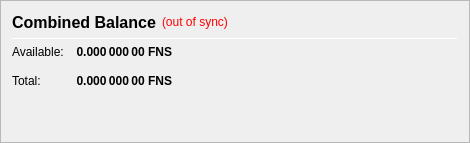
                   <widget class="QFrame" name="frame_CombinedBalances">
                    <property name="minimumSize">
                     <size>
                      <width>470</width>
                      <height>0</height>
                     </size>
                    </property>
                    <property name="frameShape">
                     <enum>QFrame::StyledPanel</enum>
                    </property>
                    <property name="frameShadow">
                     <enum>QFrame::Raised</enum>
                    </property>
                    <layout class="QVBoxLayout" name="verticalLayout_5">
                     <item>
                      <layout class="QHBoxLayout" name="horizontalLayout_5" stretch="0,0,0">
                       <item>
                        <widget class="QLabel" name="label_5z">
                         <property name="minimumSize">
                          <size>
                           <width>0</width>
                           <height>20</height>
                          </size>
                         </property>
                         <property name="font">
                          <font>
                           <pointsize>12</pointsize>
                           <weight>75</weight>
                           <bold>true</bold>
                          </font>
                         </property>
                         <property name="toolTip">
                          <string>Combined Balance (including unconfirmed and immature coins)</string>
                         </property>
                         <property name="text">
                          <string>Combined Balance</string>
                         </property>
                        </widget>
                       </item>
                       <item>
                        <widget class="QLabel" name="labelWalletStatus">
                         <property name="cursor">
                          <cursorShape>WhatsThisCursor</cursorShape>
                         </property>
                         <property name="toolTip">
                          <string>The displayed information may be out of date. Your wallet automatically synchronizes with the FASTNODE network after a connection is established, but this process has not completed yet.</string>
                         </property>
                         <property name="styleSheet">
                          <string notr="true">QLabel { color: red; }</string>
                         </property>
                         <property name="text">
                          <string notr="true">(out of sync)</string>
                         </property>
                         <property name="alignment">
                          <set>Qt::AlignLeading|Qt::AlignLeft|Qt::AlignVCenter</set>
                         </property>
                        </widget>
                       </item>
                       <item>
                        <spacer name="horizontalSpacer_1">
                         <property name="orientation">
                          <enum>Qt::Horizontal</enum>
                         </property>
                         <property name="sizeHint" stdset="0">
                          <size>
                           <width>40</width>
                           <height>20</height>
                          </size>
                         </property>
                        </spacer>
                       </item>
                      </layout>
                     </item>
                     <item>
                      <widget class="Line" name="line_CombinedBalance">
                       <property name="minimumSize">
                        <size>
                         <width>0</width>
                         <height>1</height>
                        </size>
                       </property>
                       <property name="maximumSize">
                        <size>
                         <width>16777215</width>
                         <height>1</height>
                        </size>
                       </property>
                       <property name="orientation">
                        <enum>Qt::Horizontal</enum>
                       </property>
                      </widget>
                     </item>
                     <item>
                      <layout class="QGridLayout" name="gridLayout_3">
                       <property name="spacing">
                        <number>12</number>
                       </property>
                       <item row="1" column="0">
                        <widget class="QLabel" name="labelBalanceTextz">
                         <property name="text">
                          <string>Available:</string>
                         </property>
                        </widget>
                       </item>
                       <item row="1" column="1">
                        <widget class="QLabel" name="labelBalancez">
                         <property name="font">
                          <font>
                           <weight>75</weight>
                           <bold>true</bold>
                          </font>
                         </property>
                         <property name="cursor">
                          <cursorShape>IBeamCursor</cursorShape>
                         </property>
                         <property name="toolTip">
                          <string>Your current spendable balance</string>
                         </property>
                         <property name="text">
                          <string notr="true">0.000 000 00 FNS</string>
                         </property>
                         <property name="alignment">
                          <set>Qt::AlignRight|Qt::AlignTrailing|Qt::AlignVCenter</set>
                         </property>
                         <property name="textInteractionFlags">
                          <set>Qt::LinksAccessibleByMouse|Qt::TextSelectableByKeyboard|Qt::TextSelectableByMouse</set>
                         </property>
                        </widget>
                       </item>
                       <item row="2" column="0">
                        <widget class="QLabel" name="labelTotalTextz">
                         <property name="text">
                          <string>Total:</string>
                         </property>
                        </widget>
                       </item>
                       <item row="2" column="1">
                        <widget class="QLabel" name="labelTotalz">
                         <property name="font">
                          <font>
                           <weight>75</weight>
                           <bold>true</bold>
                          </font>
                         </property>
                         <property name="cursor">
                          <cursorShape>IBeamCursor</cursorShape>
                         </property>
                         <property name="toolTip">
                          <string>Total Balance, including all unavailable coins.</string>
                         </property>
                         <property name="text">
                          <string notr="true">0.000 000 00 FNS</string>
                         </property>
                         <property name="alignment">
                          <set>Qt::AlignRight|Qt::AlignTrailing|Qt::AlignVCenter</set>
                         </property>
                         <property name="textInteractionFlags">
                          <set>Qt::LinksAccessibleByMouse|Qt::TextSelectableByKeyboard|Qt::TextSelectableByMouse</set>
                         </property>
                        </widget>
                       </item>
                       <item row="2" column="3">
                        <spacer name="horizontalSpacer_2">
                         <property name="orientation">
                          <enum>Qt::Horizontal</enum>
                         </property>
                         <property name="sizeHint" stdset="0">
                          <size>
                           <width>40</width>
                           <height>20</height>
                          </size>
                         </property>
                        </spacer>
                       </item>
                      </layout>
                     </item>
                     <item>
                      <spacer name="verticalSpacer_1">
                       <property name="orientation">
                        <enum>Qt::Vertical</enum>
                       </property>
                       <property name="sizeHint" stdset="0">
                        <size>
                         <width>20</width>
                         <height>40</height>
                        </size>
                       </property>
                      </spacer>
                     </item>
                    </layout>
                   </widget>
